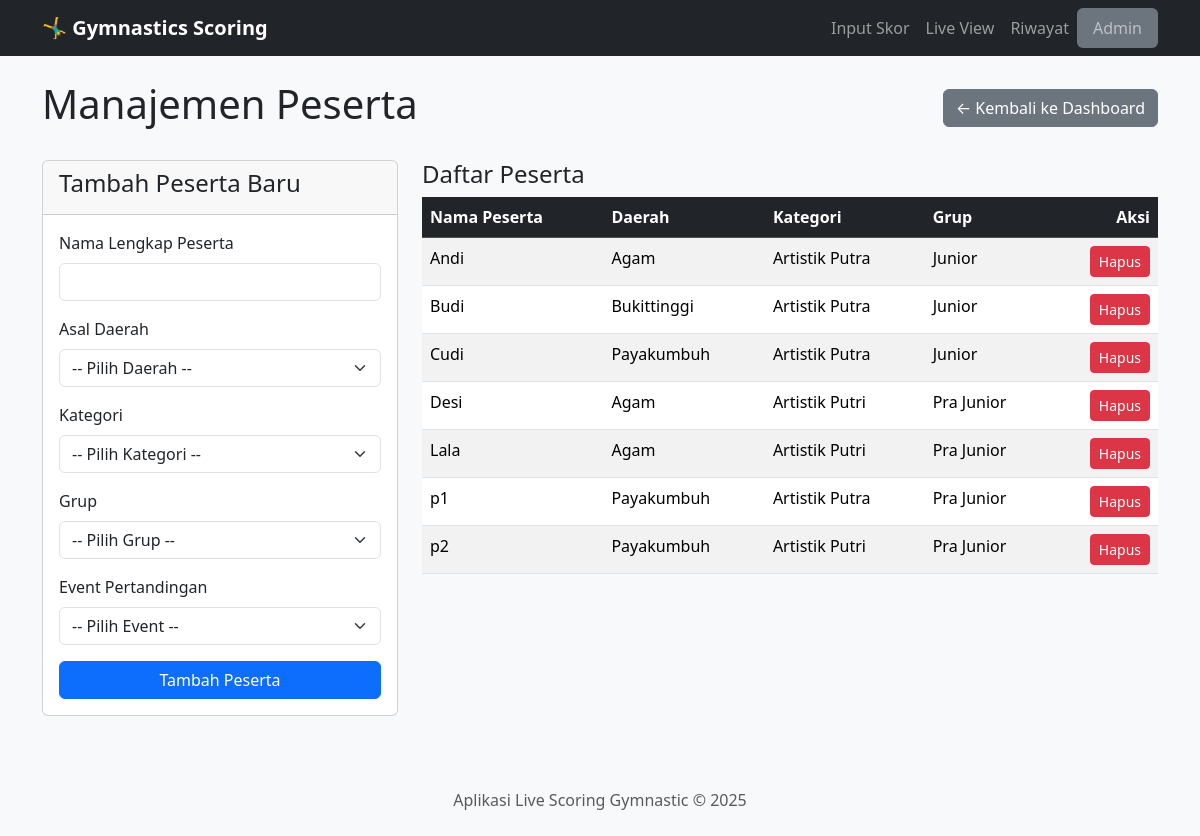
The page /admin/manage/peserta on the database as committed earlier.
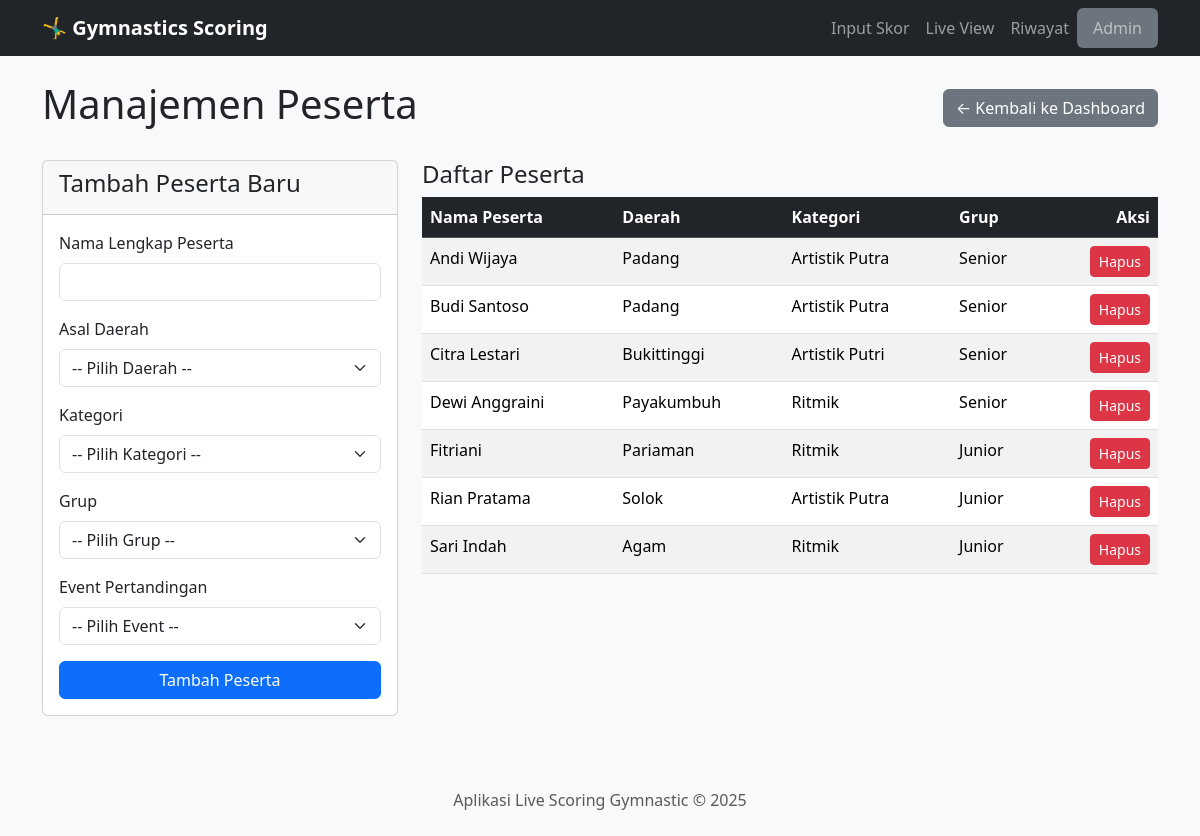
The same page on the database as committed later.
### app.py (models this page shows)
class Peserta(db.Model):
    id = db.Column(db.Integer, primary_key=True)
    nama = db.Column(db.String(150), nullable=False)
    event_id = db.Column(db.Integer, db.ForeignKey('event.id'), nullable=False)
    daerah_id = db.Column(db.Integer, db.ForeignKey('daerah.id'), nullable=False)
    kategori_id = db.Column(db.Integer, db.ForeignKey('kategori.id'), nullable=False)
    grup_id = db.Column(db.Integer, db.ForeignKey('grup.id'), nullable=False)
    event = db.relationship('Event', backref=db.backref('peserta', lazy=True, cascade="all, delete"))
    daerah = db.relationship('Daerah', backref=db.backref('peserta', lazy=True))
    kategori = db.relationship('Kategori', backref=db.backref('peserta', lazy=True))
    grup = db.relationship('Grup', backref=db.backref('peserta', lazy=True))
    __table_args__ = {'extend_existing': True}

class Daerah(db.Model):
    id = db.Column(db.Integer, primary_key=True)
    nama = db.Column(db.String(100), unique=True, nullable=False)

class Kategori(db.Model):
    id = db.Column(db.Integer, primary_key=True)
    nama = db.Column(db.String(100), unique=True, nullable=False)

class Grup(db.Model):
    id = db.Column(db.Integer, primary_key=True)
    nama = db.Column(db.String(100), unique=True, nullable=False)

### app.py (the view, shortened to what this page needs)
@app.route('/admin/manage/peserta', methods=['GET', 'POST'])
def admin_manage_peserta():
    return render_template('admin_manage_peserta.html',
        peserta_list=Peserta.query.order_by(Peserta.nama).all(),
        daerah_list=Daerah.query.order_by(Daerah.nama).all(),
        kategori_list=Kategori.query.order_by(Kategori.nama).all(),
        grup_list=Grup.query.order_by(Grup.nama).all(),
        event_list=Event.query.order_by(Event.nama).all()) # Kirim list event

### templates/admin_manage_peserta.html (shortened to what this page needs)
{% extends 'layout.html' %}
{% block content %}
<div class="d-flex justify-content-between align-items-center mb-4">
    <h1>Manajemen Peserta</h1>
    <a href="{{ url_for('admin_dashboard') }}" class="btn btn-secondary">&larr; Kembali ke Dashboard</a>
</div>
<div class="row">
    <div class="col-md-4">
        <div class="card">
            <div class="card-header"><h4>Tambah Peserta Baru</h4></div>
            <div class="card-body">
                <form action="{{ url_for('admin_manage_peserta') }}" method="post">
                    <div class="mb-3">
                        <label for="nama" class="form-label">Nama Lengkap Peserta</label>
                        <input type="text" class="form-control" id="nama" name="nama" required>
                    </div>
                    <div class="mb-3">
                        <label for="daerah_id" class="form-label">Asal Daerah</label>
                        <select class="form-select" id="daerah_id" name="daerah_id" required>
                            <option value="">-- Pilih Daerah --</option>
                        </select>
                    </div>
                    <div class="mb-3">
                        <label for="kategori_id" class="form-label">Kategori</label>
                        <select class="form-select" id="kategori_id" name="kategori_id" required>
                            <option value="">-- Pilih Kategori --</option>
                        </select>
                    </div>
                    <div class="mb-3">
                        <label for="grup_id" class="form-label">Grup</label>
                        <select class="form-select" id="grup_id" name="grup_id" required>
                            <option value="">-- Pilih Grup --</option>
                        </select>
                    </div>
                    <div class="mb-3">
                        <label for="event_id" class="form-label">Event Pertandingan</label>
                        <select class="form-select" id="event_id" name="event_id" required>
                            <option value="">-- Pilih Event --</option>
                        </select>
                    </div>
                    <button type="submit" class="btn btn-primary w-100">Tambah Peserta</button>
                </form>
            </div>
        </div>
    </div>
    <div class="col-md-8">
        <h4>Daftar Peserta</h4>
        <table class="table table-striped table-hover">
            <thead class="table-dark">
                <tr><th>Nama Peserta</th><th>Daerah</th><th>Kategori</th><th>Grup</th><th class="text-end">Aksi</th></tr>
            </thead>
            <tbody>
                {% for peserta in peserta_list %}
                <tr>
                    <td>{{ peserta.nama }}</td><td>{{ peserta.daerah.nama }}</td>
                    <td>{{ peserta.kategori.nama }}</td><td>{{ peserta.grup.nama }}</td>
                    <td class="text-end">
                        <form action="{{ url_for('admin_delete_peserta', peserta_id=peserta.id) }}" method="post" onsubmit="return confirm('Yakin ingin menghapus peserta ini?');">
                            <button type="submit" class="btn btn-sm btn-danger">Hapus</button>
                        </form>
                    </td>
                </tr>
                {% else %}
                <tr><td colspan="5" class="text-center">Belum ada data peserta.</td></tr>
                {% endfor %}
            </tbody>
        </table>
    </div>
</div>
{% endblock %}

Rows that differ between the two databases and show on the page:
changed Peserta: nama "Budi" → "Andi Wijaya"; daerah.nama "Bukittinggi" → "Padang"; grup.nama "Junior" → "Senior"; moves up the list
changed Peserta: nama "Andi" → "Budi Santoso"; daerah.nama "Agam" → "Padang"; grup.nama "Junior" → "Senior"
changed Peserta: nama "Cudi" → "Citra Lestari"; daerah.nama "Payakumbuh" → "Bukittinggi"; kategori.nama "Artistik Putra" → "Artistik Putri"; grup.nama "Junior" → "Senior"
changed Peserta: nama "Desi" → "Dewi Anggraini"; daerah.nama "Agam" → "Payakumbuh"; kategori.nama "Artistik Putri" → "Ritmik"; grup.nama "Pra Junior" → "Senior"
changed Peserta: nama "p1" → "Fitriani"; daerah.nama "Payakumbuh" → "Pariaman"; kategori.nama "Artistik Putra" → "Ritmik"; grup.nama "Pra Junior" → "Junior"; moves up the list
changed Peserta: nama "Lala" → "Rian Pratama"; daerah.nama "Agam" → "Solok"; kategori.nama "Artistik Putri" → "Artistik Putra"; grup.nama "Pra Junior" → "Junior"
changed Peserta: nama "p2" → "Sari Indah"; daerah.nama "Payakumbuh" → "Agam"; kategori.nama "Artistik Putri" → "Ritmik"; grup.nama "Pra Junior" → "Junior"
